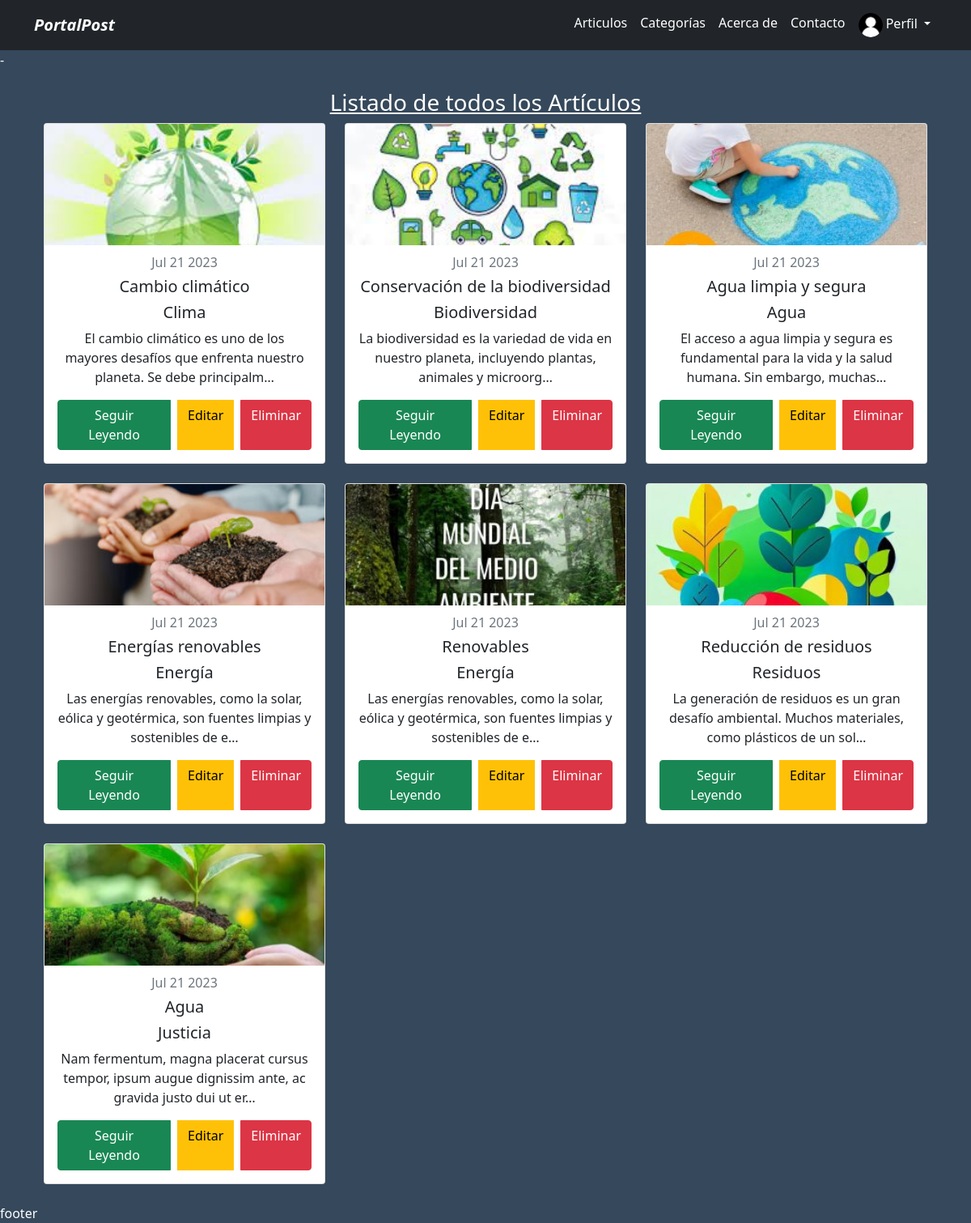
/all-articles/, run on the app's committed database.
### articulo/models.py (models this page shows, shortened)
class Articles(models.Model):
    title = models.CharField(max_length=100)
    content = models.TextField()
    image = models.ImageField(upload_to='articles/images')
    date_published = models.DateField(default=datetime.date.today)
    category = models.ForeignKey(Category, on_delete=models.SET_NULL, null=True)

class Category(models.Model):
    name = models.CharField(max_length=50)
    def __str__(self):
        return self.name

### articulo/views.py (the view)
# urls.py: path('all-articles/', AllArticlesView.as_view(), name="all_articles"),
class AllArticlesView(View):
    def get(self, request, *args, **kwargs):
        articles = Articles.objects.all()
        context = {
            'articles': articles
        }
        return render(request, 'profile/articles/all_articles.html', context)

### articulo/templates/profile/articles/all_articles.html
{% extends 'layout.html' %}
{% block content %}
<div class="text-center">
    <h3 class="text-decoration-underline" class="font-monospace" >Listado de todos los Artículos</h3>
    <div class="row row-cols-1 row-cols-md-3 g-4">
        {% for article in articles %}
        <div class="col">
            <div class="card h-100" class="bg-dark">
                <img src="{{ article.image.url }}" class="card-img-top" alt="{{ article.title }}" style="max-height: 150px; object-fit: cover;">
                <div class="card-body">
                    <h6 class="card-subtitle mb-2 text-muted">{{ article.date_published|date:'M d Y' }}</h6>
                    <h5 class="text-dark" class="card-title" >{{ article.title }}</h5>
                    <h5 class="text-dark" class="fs-6" class="card-title" >{{ article.category }}</h5>
                    <p class="text-dark" class="card-text">{{ article.content|striptags |truncatechars:100  }}</p>
                        <div class="btn-group" role="group" aria-label="Basic mixed styles example">
                            <a href="{% url 'articulos:detail_article' article.id %}" class="btn btn-success">Seguir Leyendo</a>
                            <a href="{% url 'articulos:update_article' article.id %}" class="btn btn-warning ms-2">Editar</a>
                            <a href="{% url 'articulos:delete_article' article.id %}" class="btn btn-danger ms-2">Eliminar</a>
                        </div>
                </div>
            </div>
        </div>
        {% endfor %}
    </div>
</div>
{% endblock %}

### articulo/static/main.css (style rules this page uses)
:root { --primary: #041b33cc; }
.color-body { background-color: var(--primary); color: white; }

### data on the page
Articles: image (picture), date_published "Jul 21 2023", title "Cambio climático", category "Clima", content "El cambio climático es uno de los mayores desafíos que enfrenta nuestro planeta. Se debe principalm…"
Articles: image (picture), date_published "Jul 21 2023", title "Conservación de la biodiversidad", category "Biodiversidad", content "La biodiversidad es la variedad de vida en nuestro planeta, incluyendo plantas, animales y microorg…"
Articles: image (picture), date_published "Jul 21 2023", title "Agua limpia y segura", category "Agua", content "El acceso a agua limpia y segura es fundamental para la vida y la salud humana. Sin embargo, muchas…"
Articles: image (picture), date_published "Jul 21 2023", title "Energías renovables", category "Energía", content "Las energías renovables, como la solar, eólica y geotérmica, son fuentes limpias y sostenibles de e…"
Articles: image (picture), date_published "Jul 21 2023", title "Renovables", category "Energía", content "Las energías renovables, como la solar, eólica y geotérmica, son fuentes limpias y sostenibles de e…"
Articles: image (picture), date_published "Jul 21 2023", title "Reducción de residuos", category "Residuos", content "La generación de residuos es un gran desafío ambiental. Muchos materiales, como plásticos de un sol…"
Articles: image (picture), date_published "Jul 21 2023", title "Agua", category "Justicia", content "Nam fermentum, magna placerat cursus tempor, ipsum augue dignissim ante, ac gravida justo dui ut er…"
